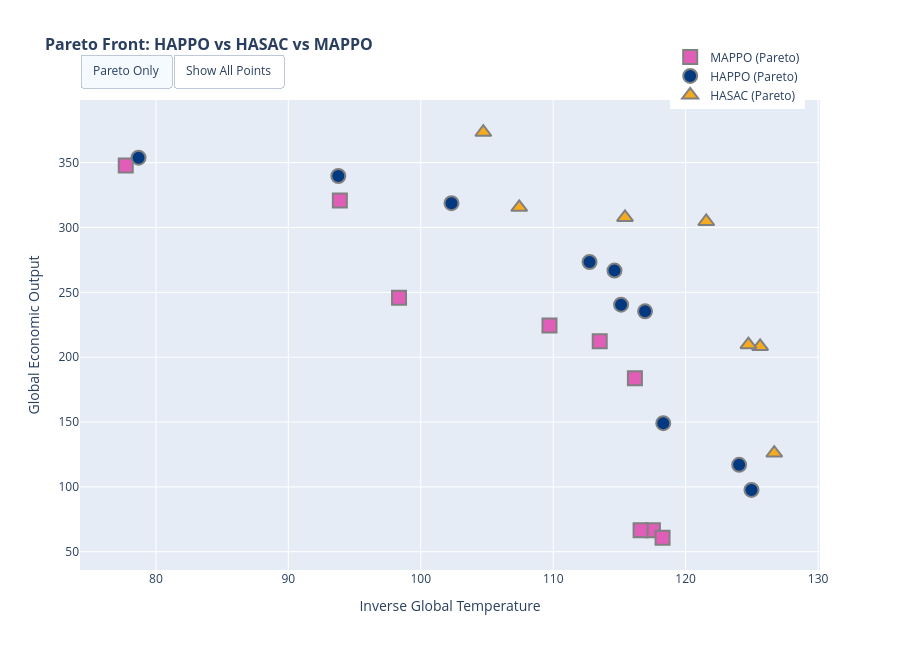

The code cell stored with this chart in its notebook:
### Code cell
# Interactive plot with hover (Plotly)
if PLOTLY_AVAILABLE:
    fig_pareto_interactive = plot_pareto_front_interactive(df)
    fig_pareto_interactive.show()
else:
    print("Plotly not available, showing static plot")

# Static plot (matplotlib) - for saving
fig_pareto = plot_pareto_front(df, show_weights=False)
if SAVE_FIGURES:
    fig_pareto.savefig(OUTPUT_DIR / "pareto_front.png", dpi=FIGURE_DPI, bbox_inches='tight')
plt.show()
